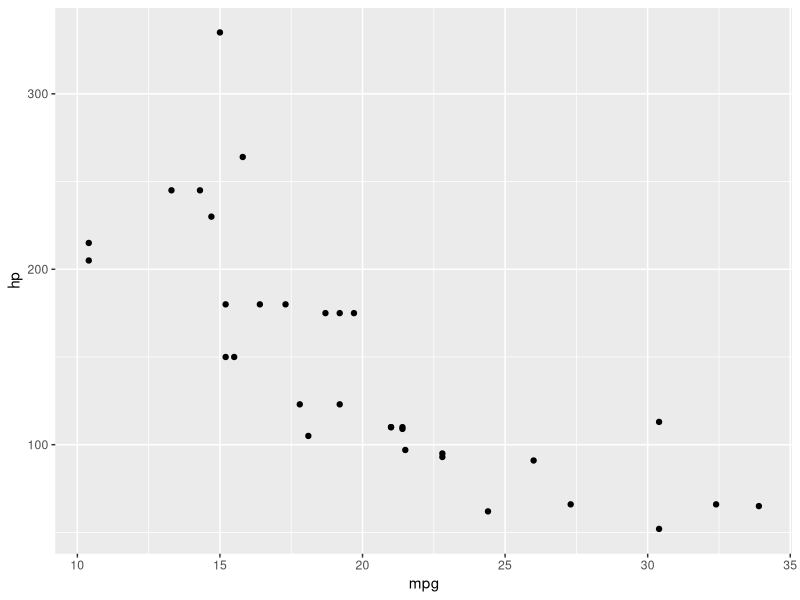
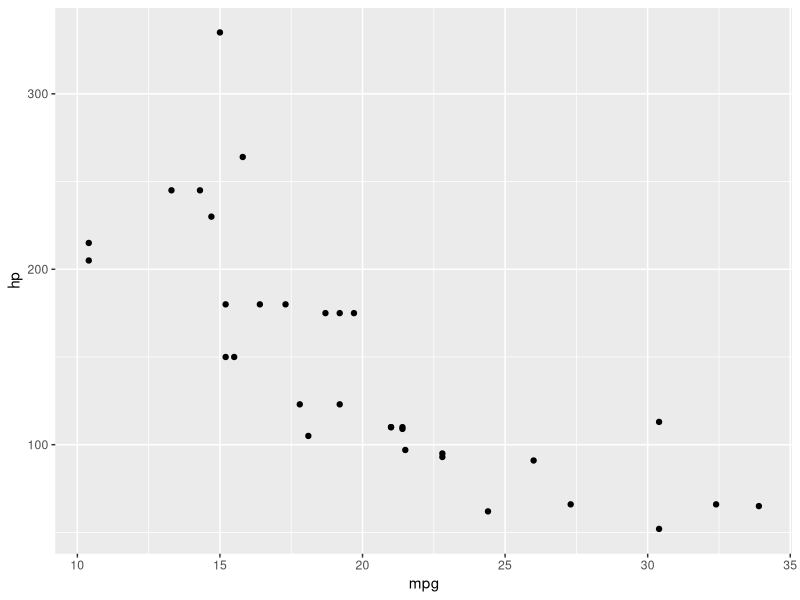

R code for these plots, in order: (Note: this script raises an error after producing the figures.)
## ---- chunk 1
knitr::opts_chunk$set(echo = TRUE, error = TRUE)
## ---- chunk 2
library(tidyverse) # "dplyr"
## ---- chunk 3
mtcars
## ---- chunk 4
# approach 1) step-by-step
d1 = mutate(mtcars, kpg = mpg * 1.6)
d2 = filter(d1, am == 0)
d3 = group_by(d2, cyl)
d4 = summarize(d3, avg_kpg = mean(kpg), med_kpg = median(kpg))
d5 = arrange(d4, desc(cyl))
d5
## ---- chunk 5
# approach 1) step-by-step
d1 = mutate(mtcars, kpg = mpg * 1.6)
d2 = group_by(d1, cyl) 
d3 = filter(d2, am == 0)
d4 = summarize(d3, avg_kpg = mean(kpg), med_kpg = median(kpg))
d5 = arrange(d4, desc(cyl))
d5
## ---- chunk 6
# option 2) function calls (from inside out)
arrange(
  summarize(
  group_by(
    filter(
      mutate(mtcars, kpg = mpg * 1.6), 
      am == 0), 
    cyl),
  avg_kpg = mean(kpg),
  med_kpg = median(kpg)),
  desc(cyl))
## ---- chunk 7
# approach 3) pipeline (pipe of commands)
mtcars |> 
  mutate(kpg = mpg * 1.6) |>
  filter(am == 0) |>
  group_by(cyl) |>
  summarize(avg_kpg = mean(kpg),
            med_kpg = median(kpg)) |>
  arrange(desc(cyl))
## ---- chunk 8
# scatter plot of mpg and hp
ggplot(mtcars, aes(x = mpg, y = hp)) +
  geom_point()
## ---- chunk 9
# scatter plot of mpg and hp
mtcars |>
  ggplot(aes(x = mpg, y = hp)) +
  geom_point()
## ---- chunk 10
tbl1 = data.frame(
  key1 = c('Luke', 'Leia', 'Han'),
  year = c(1, 3, 4),
  coffee = c('no', 'yes', 'yes')
)

tbl2 = data.frame(
  key2 = c('Padme', 'Leia', 'Luke', 'Obi-Wan'),
  gpa = c(3.9, 4.0, 3.7, 3.8),
  lunch = c('pizza', 'tacos', 'burrito', 'pad thai')
)


# full_join(x, y) 
# keeps all observations in x and y
full_join(tbl1, tbl2, join_by("key1" == "key2"))
full_join(tbl1, tbl2, by = c("key1" = "key2"))


# inner_join(x, y) 
# keeps observations from x that have a matching key in y.
inner_join(tbl1, tbl2, by = c("key1" = "key2"))


# left_join(x, y)
# keeps all observations in x
left_join(tbl1, tbl2, by = "id")


# right_join(x, y)
# keeps all observations in y
right_join(tbl1, tbl2, by = "id")


# semi_join(x, y)
# return all rows from x with a match in y
semi_join(tbl1, tbl2, by = "id")

# anti_join(x, y)
# return all rows from x without a match in y
anti_join(tbl1, tbl2, by = "id")

